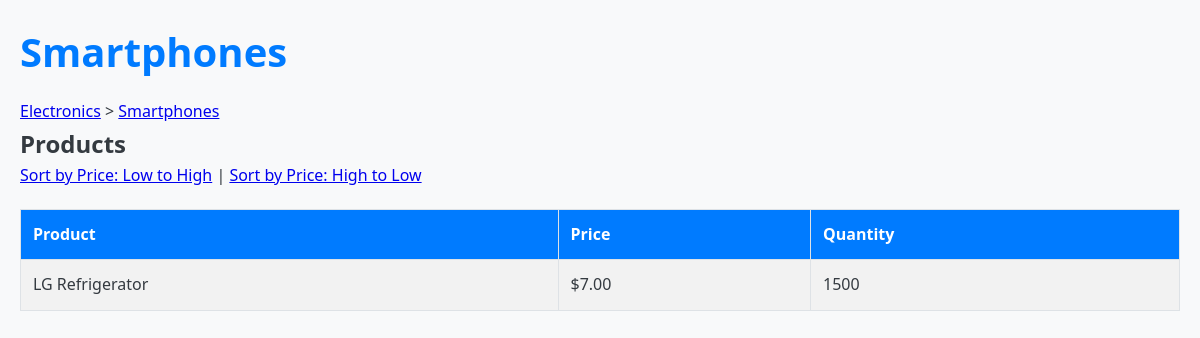
Screenshot of /category/3/ with the database file from the repository.
### main/models.py (models this page shows, shortened)
class Category(models.Model):
    name = models.CharField(max_length=100)
    parent = models.ForeignKey('self', on_delete=models.SET_NULL, null=True, blank=True, related_name='children')

class Product(models.Model):
    name = models.CharField(max_length=100)
    category = models.ForeignKey(Category, on_delete=models.CASCADE, related_name='products')
    price = models.DecimalField(max_digits=10, decimal_places=2)
    quantity = models.PositiveIntegerField()
    def __str__(self):
        return self.name

### main/views.py (the view)
# urls.py: path('category/<int:category_id>/', CategoryDetailView.as_view() , name='category_detail'),
class CategoryDetailView(DetailView):
    model = Category
    template_name = 'category_detail.html'
    context_object_name = 'category'
    pk_url_kwarg = 'category_id'
    def get_context_data(self, **kwargs):
        context = super().get_context_data(**kwargs)
        category = self.get_object()
        subcategories = category.children.all()
        products = category.products.all()
        print(products)
        sort_by = self.request.GET.get('sort', None)
        if sort_by == 'asc':
            products = products.order_by('price')
        elif sort_by == 'desc':
            products = products.order_by('-price')
        breadcrumb = []
        current = category
        while current:
            breadcrumb.append(current)
            current = current.parent
        breadcrumb.reverse()
        context.update({
            'subcategories': subcategories,
            'products': products,
            'breadcrumb': breadcrumb,
        })
        return context

### templates/category_detail.html (shortened to what this page needs)
{% load static %}
<!DOCTYPE html>
<html lang="en">
<head>
    <link rel="stylesheet" href="{% static 'style.css' %}">
</head>
<body>
    <h1>{{ category.name }}</h1>
    <p>
        {% for crumb in breadcrumb %}
            <a href="{% url 'category_detail' crumb.id %}">{{ crumb.name }}</a>
            {% if not forloop.last %} &gt; {% endif %}
        {% endfor %}
    </p>
    {% if products %}
        <h2>Products</h2>
        <div>
            <a href="?sort=asc">Sort by Price: Low to High</a> |
            <a href="?sort=desc">Sort by Price: High to Low</a>
        </div>
        <table>
            <tr>
                <th>Product</th>
                <th>Price</th>
                <th>Quantity</th>
            </tr>
            {% for product in products %}
                <tr>
                    <td>{{ product.name }}</td>
                    <td>${{ product.price }}</td>
                    <td>{{ product.quantity }}</td>
                </tr>
            {% endfor %}
        </table>
    {% else %}
        <p>No products available in this category.</p>
    {% endif %}
</body>
</html>

### templates/style.css (style rules this page uses)
* { margin: 0; padding: 0; box-sizing: border-box; }
body { font-family: 'Segoe UI', Tahoma, Geneva, Verdana, sans-serif; line-height: 1.6; background-color: #f8f9fa; color: #343a40; padding: 20px; }
h1 { font-size: 2.5em; margin-bottom: 15px; color: #007bff; }
table { width: 100%; border-collapse: collapse; margin-top: 20px; }
th, td { border: 1px solid #dee2e6; padding: 12px; text-align: left; }
th { background-color: #007bff; color: white; }
tr:nth-child(even) { background-color: #f2f2f2; }

### rows the page displays
Category: name "Smartphones"
Category: name "Electronics"
Product: name "LG Refrigerator", price "7.00", quantity "1500"
